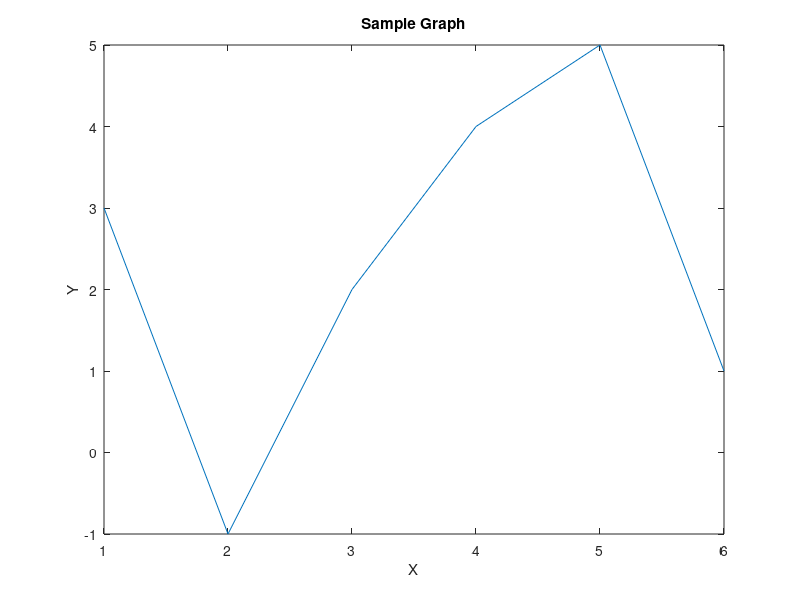

Reproduce this figure in MATLAB.
clc
clear all;
close all;
x=[1 2 3 4 5 6];
y=[3 -1 2 4 5 1];
plot(x,y);
xlabel ('X');
ylabel ('Y') ;
title('Sample Graph');
